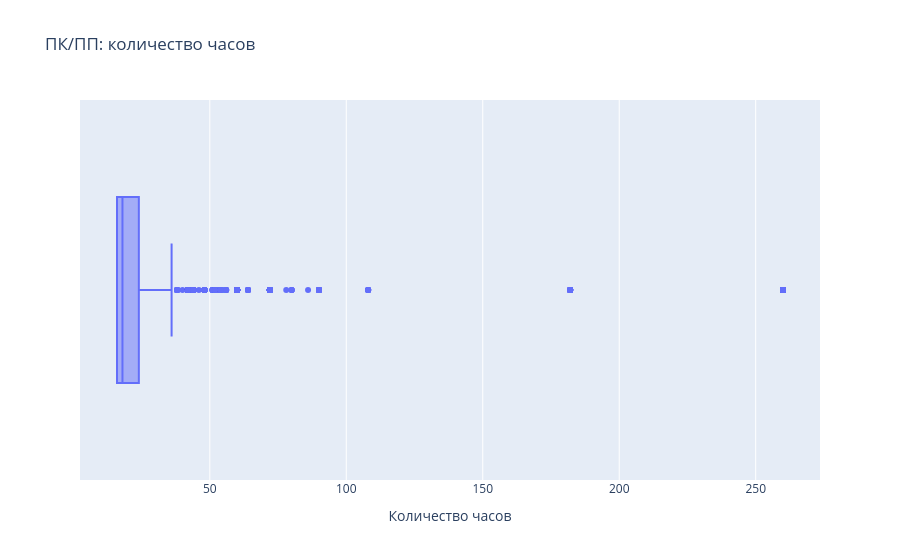

Source (notebook cell):
### Markdown cell above
Выбросы нашлись во всех четырёх столбцах. Разберём каждый по очереди.

### 3.1. ПК/ПП - количество часов

### Code cell
fig = px.box(df_pk, x='Количество часов', title='ПК/ПП: количество часов')
fig.show()

### Figure 1 — Plotly figure (JSON) as saved in the notebook; plotly's stock layout.template omitted (floating-point values rounded to 4 significant figures; data arrays with more than 128 entries replaced by an {"elided": "..."} marker saying what was removed)
{"data": [{"alignmentgroup": "True", "hovertemplate": "Количество часов=%{x}<extra></extra>", "legendgroup": "", "marker": {"color": "#636efa"}, "name": "", "notched": false, "offsetgroup": "", "orientation": "h", "showlegend": false, "type": "box", "x": {"elided": "65721 int values"}, "x0": " ", "xaxis": "x", "y0": " ", "yaxis": "y"}], "layout": {"boxmode": "group", "legend": {"tracegroupgap": 0}, "title": {"text": "ПК/ПП: количество часов"}, "xaxis": {"anchor": "y", "domain": [0, 1], "title": {"text": "Количество часов"}}, "yaxis": {"anchor": "x", "domain": [0, 1]}}}
